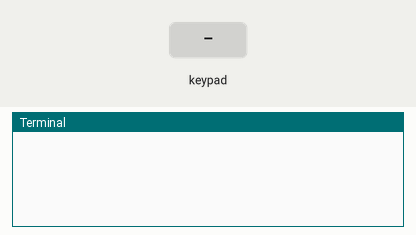
Recording of a program running on a simulated Raspberry Pi (BCM pin numbers). On the bench: the last lines printed to the terminal. The test bench sets the inputs (shaded band).

Above: at 1.2 s.
1.3 s: key '1' pressed
At 2.1 s:
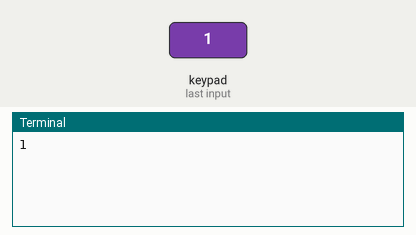
2.8 s: keypad keys 1 2 A pressed 0.4 s apart
At 5.1 s:
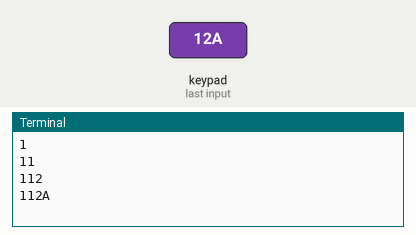
5.5 s: key 'A' pressed
At 6.5 s:
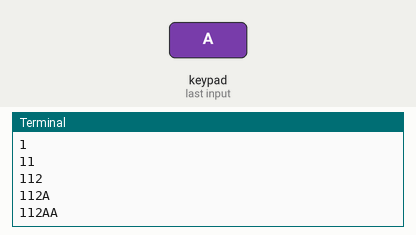
7.0 s: keypad keys 1 2 D pressed 0.4 s apart
At 8.3 s:
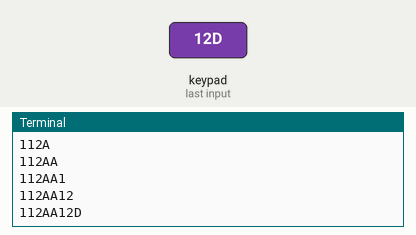
9.7 s: key 'B' pressed
At 10.9 s:
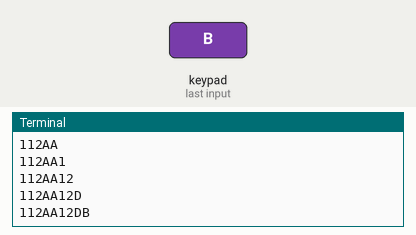
11.2 s: keypad keys 2 5 A pressed 0.4 s apart
At 12.7 s:
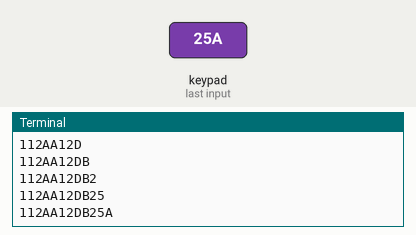

Measured:
- after the input at 1.3 s, the terminal: prints a new line at once (image 1)
- after the input at 2.8 s, the terminal: prints a new line at once (image 2)
- after the input at 5.5 s, the terminal: prints a new line at once (image 3)
- after the input at 7.0 s, the terminal: prints a new line at once (image 4)
- after the input at 9.7 s, the terminal: prints a new line at once (image 5)
- after the input at 11.2 s, the terminal: prints a new line at once (image 6)

The program:

13_matrix_keyboard.py
```python
#!/usr/bin/env python
import RPi.GPIO as GPIO
import time
from matrix_keyboard import MatrixKeyboard

rows = (18, 23, 24, 25)
cols = (12, 16, 20, 21)
keyboard = None

code = ''

def setup():
    GPIO.setmode(GPIO.BCM)
    keyboard = MatrixKeyboard(rows=rows, cols=cols,
                              callback=char_entered, bouncetime=50)

def char_entered(chr):
    global code
    if chr == '#':
        code = code[0:-1]
    elif chr == '*':
        code = ''
        print('\n' * 100)
    else:
        code = code + str(chr)
    print(code)

def loop():
    while True:
        pass

def cleanup():
    print("clean exit")
    GPIO.cleanup()

if __name__ == '__main__':
    setup()
    try:
        loop()
    except KeyboardInterrupt:
        cleanup()
```

matrix_keyboard.py
```python
#!/usr/bin/env python
import RPi.GPIO as GPIO

class MatrixKeyboard:
    def __init__(self, rows, cols, callback, chars=(
                (1, 2, 3, 'A'),
                (4, 5, 6, 'B'),
                (7, 8, 9, 'C'),
                ('*', 0, '#', 'D')
            ), bouncetime=200):
        GPIO.setup(rows, GPIO.OUT)
        GPIO.setup(cols, GPIO.IN, pull_up_down=GPIO.PUD_DOWN)
        GPIO.output(rows, GPIO.HIGH)
        self._rows = rows
        self._cols = cols
        self._chars = chars
        self._can_read = True
        self._callback = callback

        for col in cols:
            GPIO.add_event_detect(col, GPIO.BOTH, callback=self._evt_callback,
                                  bouncetime=bouncetime)

    def _evt_callback(self, col_pin):
        if not self._can_read:
            can_read_tmp = True
            for col in self._cols:
                if GPIO.input(col):
                    can_read_tmp = False
            self._can_read = can_read_tmp
            return

        self._can_read = False
        entered_char = self._find_pressed_button(col_pin)
        if entered_char is not None:
            self._callback(entered_char)

    def _find_pressed_button(self, pressed_col_pin):
        col = self._cols.index(pressed_col_pin)
        row = None
        for row_pin in self._rows:
            values = list(map(lambda pin: 1 if pin == row_pin else 0, self._rows))
            GPIO.output(self._rows, values)
            if GPIO.input(pressed_col_pin):
                row = self._rows.index(row_pin)
        GPIO.output(self._rows, GPIO.HIGH)
        return self._chars[row][col] if row is not None else None
```
